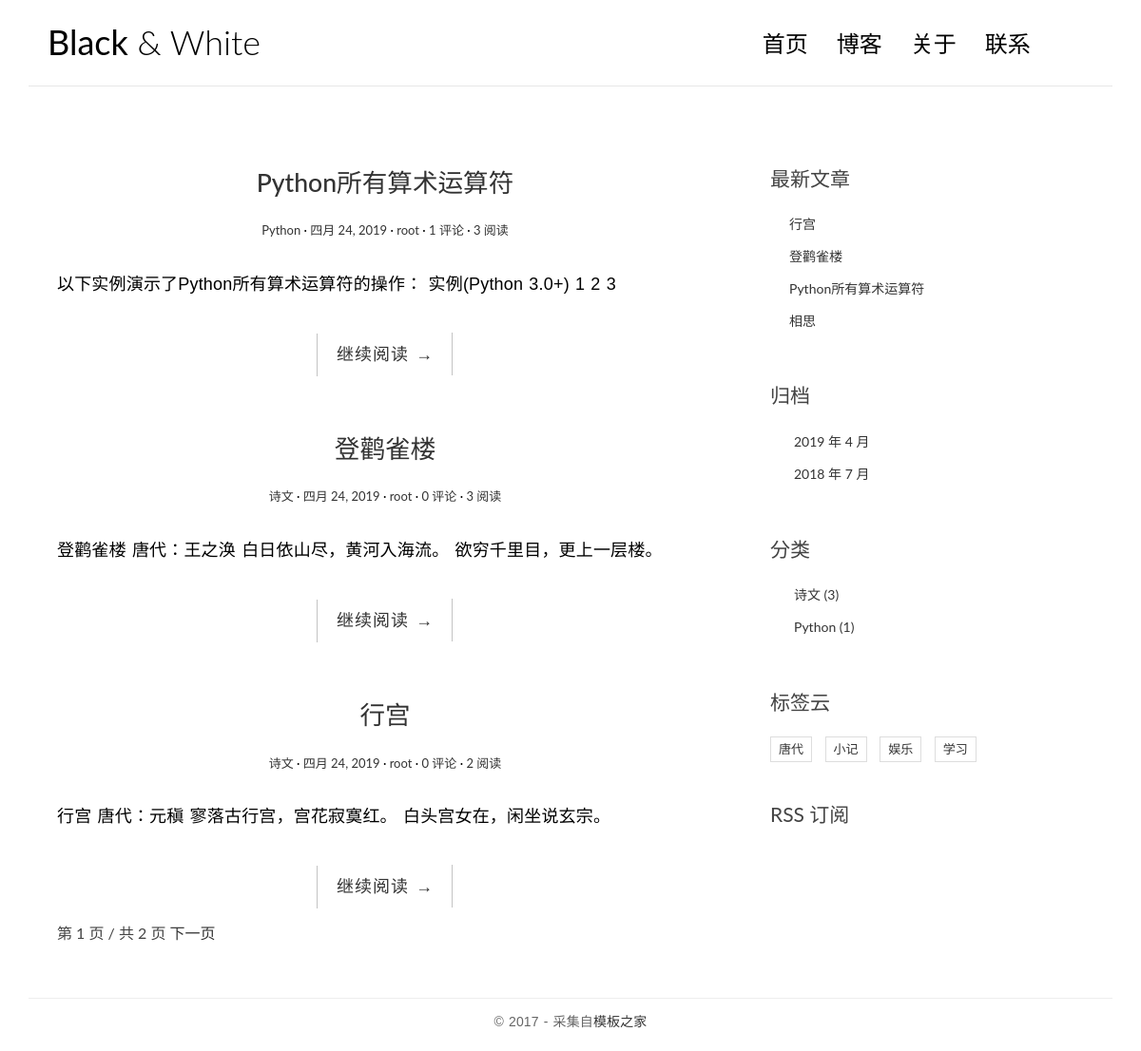
The app's page /, older data.
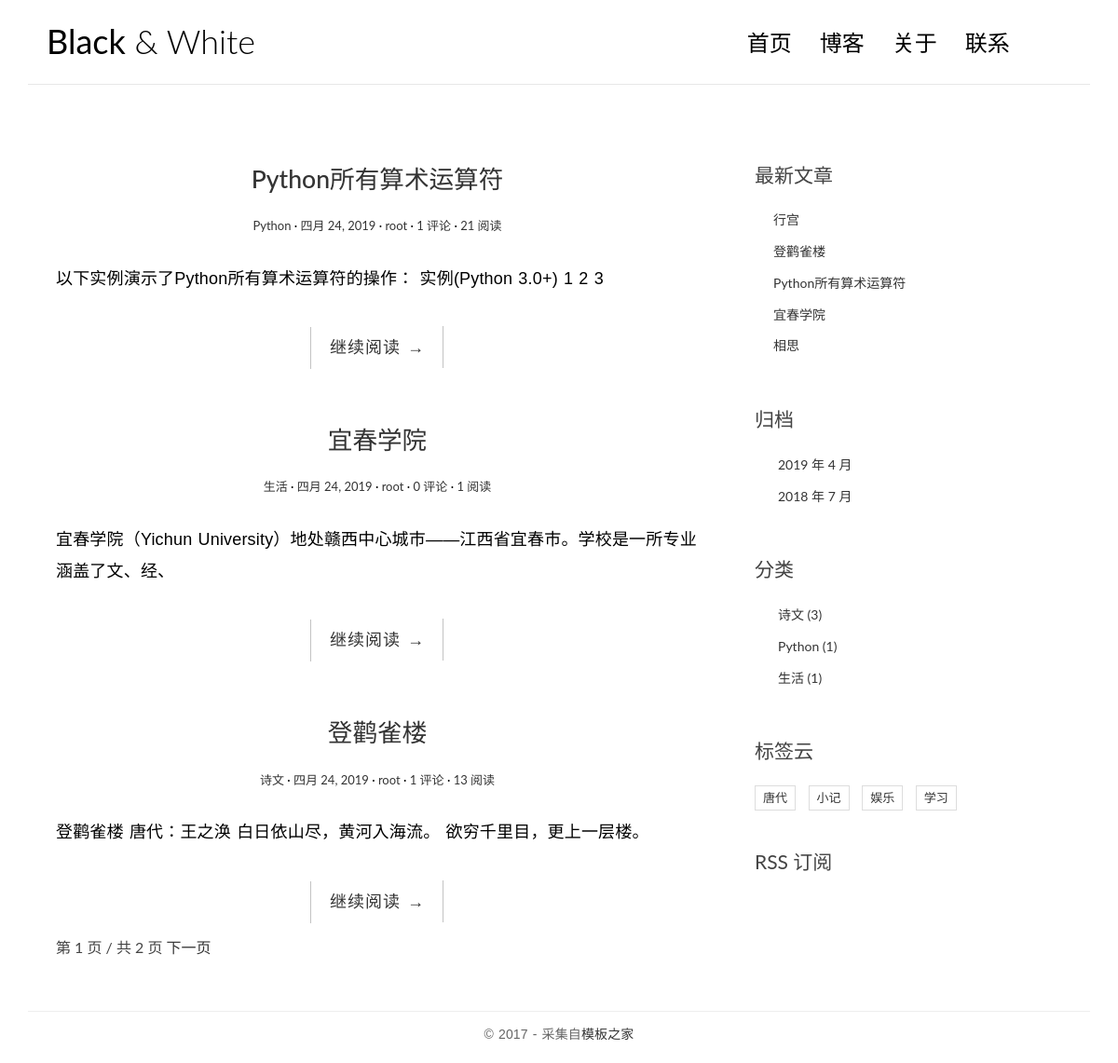
The same page, newer data.
### blog/models.py (models this page shows, shortened)
class Post(models.Model):
    title = models.CharField(max_length=100)
    body = models.TextField()
    created_time = models.DateField()
    modified_time = models.DateField(blank=True)
    category = models.ForeignKey(Category)
    tags = models.ManyToManyField(Tag,blank=True)
    author = models.ForeignKey(User)
    views = models.PositiveIntegerField(default=0)
    excerpt = models.CharField(max_length=200, blank=True)
    def get_absolute_url(self):
        return reverse('blog:detail',kwargs={'pk':self.pk})
    class Meta:
        ordering = ['-created_time','title']

class Category(models.Model):
    name = models.CharField(max_length=100)
    def __str__(self):
        return self.name

class Tag(models.Model):
    name = models.CharField(max_length=100)

### blog/views.py (the view)
# urls.py: url(r'^$', views.IndexView.as_view(), name='index'),
class IndexView(ListView):
    model = Post
    template_name = 'blog/index.html'
    context_object_name = 'post_list'
    paginate_by = 3

### blog/templatetags/blog_tags.py (called while the page is built)
@register.simple_tag
def get_recent_posts(num=5):
    return Post.objects.all().order_by('-created_time')[:num]

@register.simple_tag
def archive():
    return Post.objects.dates('created_time','month',order='DESC')

@register.simple_tag
def get_categories():
    return Category.objects.annotate(num_posts=Count('post')).filter(num_posts__gt=0)

@register.simple_tag
def get_tags():
    return Tag.objects.annotate(num_posts=Count('post')).filter(num_posts__gt=0)

### templates/blog/index.html (shortened to what this page needs)
{% extends 'base.html'%}
{% block main %}
{% for post in post_list%}
<article class="post post-{{ post.pk }}">
	<header class="entry-header">
		<h1 class="entry-title">
			<a href="{{ post.get_absolute_url }}">{{ post.title }}</a>
		</h1>
		<div class="entry-meta">
			<span class="post-category"><a href="{{ post.get_absolute_url }}">{{ post.category }}</a></span>
			<span class="post-date"><a href="{{ post.get_absolute_url }}"><time class="entry-date"
											    datetime="{{ post.created_time }}">{{ post.created_time }}</time></a></span>
			<span class="post-author"><a href="{{ post.get_absolute_url }}">{{ post.author }}</a></span>
			<span class="comments-link"><a href="{{ post.get_absolute_url }}">{{ post.comment_set.count }} 评论</a></span>
			<span class="views-count"><a href="{{ post.get_absolute_url }}">{{ post.views }} 阅读</a></span>
		</div>
	</header>
	<div class="entry-content clearfix">
		<p>{{ post.excerpt }}</p>
		<div class="read-more cl-effect-14">
			<a href="{{ post.get_absolute_url }}" class="more-link">继续阅读 <span class="meta-nav">→</span></a>
		</div>
	</div>
</article>
{% empty %}
<div class="no-post">暂时还没有发布的文章！</div>
{% endfor %}
{% if is_paginated %}
<div class="pagination-simple">
	<span class="current">第 {{ page_obj.number }} 页 / 共 {{ paginator.num_pages }} 页</span>
	{% if page_obj.has_next %}
	<a href="?page={{ page_obj.next_page_number }}">下一页</a>
	{% endif %}
</div>
{% endif %}
{% endblock main %}

### templates/base.html (shortened to what this page needs)
{% load staticfiles %}
{% load blog_tags %}
<!DOCTYPE html>
<html>
	<head>
		<link rel="stylesheet" href="{% static 'blog/css/bootstrap.min.css'%}">
		<link rel="stylesheet" href="{% static 'blog/css/pace.css'%}">
		<link rel="stylesheet" href="{% static 'blog/css/custom.css'%}">
		<link rel="stylesheet" href="{% static 'blog/css/highlights/github.css'%}">
		<link rel="stylesheet" href="http://code.ionicframework.com/ionicons/2.0.1/css/ionicons.min.css">
	</head>
	<body>
		<div class="container">
			<header id="site-header">
				<div class="row">
					<div class="col-md-4 col-sm-5 col-xs-8">
						<div class="logo">
							<h1><a href="{% url 'blog:index'%}"><b>Black</b> &amp; White</a></h1>
						</div>
					</div>
					<div class="col-md-8 col-sm-7 col-xs-4">
						<nav class="main-nav" role="navigation">
							<div class="collapse navbar-collapse" id="bs-example-navbar-collapse-1">
								<ul class="nav navbar-nav navbar-right">
									<li class="cl-effect-11"><a href="{% url 'blog:index'%}" data-hover="首页">首页</a></li>
									<li class="cl-effect-11"><a href="{% url 'blog:more'%}" data-hover="博客">博客</a></li>
									<li class="cl-effect-11"><a href="{% url 'blog:about'%}" data-hover="关于">关于</a></li>
									<li class="cl-effect-11"><a href="contact.html" data-hover="联系">联系</a></li>
								</ul>
							</div>
						</nav>
					</div>
				</div>
			</header>
		</div>
		<div class="content-body">
			<div class="container">
				<div class="row">
					<main class="col-md-8">
						{% block main %}
						{% endblock main%}
					</main>
					<aside class="col-md-4">
						<div class="widget widget-recent-posts">
							{% get_recent_posts as posts_list%}
							<h3 class="widget-title">最新文章</h3>
							<ul>
								{% for rpost in posts_list%}
								<li>
									<a href="{{ rpost.get_absolute_url }}">{{rpost.title}}</a>
								</li>
								{% empty %}
								<div>没有数据</div>
								{% endfor %}
							</ul>
						</div>
						<div class="widget widget-archives">
							{% archive as date_list%}
							<h3 class="widget-title">归档</h3>
							<ul>
								{% for date in date_list %}
								<li>
									<a href="{% url 'blog:archives' date.year date.month %}">{{ date.year }} 年 {{ date.month }} 月</a>
								</li>
								{% endfor %}
							</ul>
						</div>
						<div class="widget widget-category">
							{% get_categories as categories_list%}
							<h3 class="widget-title">分类</h3>
							<ul>
								{% for category in categories_list %}
								<li>
									<a href="{% url 'blog:category' category.pk %}">{{ category.name }} <span class="post-count">({{ category.num_posts }})</span></a>
								</li>
								{% empty %}
								暂无分类！
								{% endfor %}
							</ul>
						</div>
						<div class="widget widget-tag-cloud">
							<h3 class="widget-title">标签云</h3>
							{% get_tags as tag_list %}
							<ul>
								{% for tag in tag_list %}
								<li>
									<a href="{% url 'blog:tag' tag.pk %}">{{ tag.name }}</a>
								</li>
								{% empty %}
								暂无标签
								{% endfor %}
							</ul>
						</div>
						<div class="rss">
							<a href="{% url 'rss' %}"> RSS 订阅</a>
						</div>
					</aside>
				</div>
			</div>
		</div>
		<footer id="site-footer">
			<div class="container">
				<div class="row">
					<div class="col-md-12">
						<p class="copyright">&copy 2017 - 采集自<a href="http://www.cssmoban.com/"
											   target="_blank" title="模板之家">模板之家</a>
						</p>
					</div>
				</div>
			</div>
		</footer>
	</body>
</html>

### blog/static/blog/css/custom.css (style rules this page uses)
* { outline: none; }
h1, h2, h3, h4, h5, h6 { margin-top: 0; }
b { font-weight: 400; }
a { color: #333; }
body { color: #444; font-family: 'Lato', sans-serif; }
p { font-family: 'Ubuntu', sans-serif; font-weight: 400; word-spacing: 1px; letter-spacing: 0.01em; }
#site-header { background-color: #FFF; padding: 25px 20px; margin-bottom: 40px; border-bottom: 1px solid #e7e7e7; }
.logo h1 a { color: #000; }
.logo h1 { margin: 0; font-family: 'Lato', sans-serif; font-weight: 300; }
.main-nav { margin-top: 11px; max-width: 95%; }
.main-nav a { color: #000000 !important; padding: 0 0 5px 0 !important; margin-right: 30px; font-family: 'Lato', sans-serif; font-weight: 300; font-size: 24px; }
.cl-effect-11 a { padding: 10px 0; color: #0972b4; text-shadow: none; }
.cl-effect-11 a::before { position: absolute; top: 0; left: 0; overflow: hidden; padding: 0 0 5px 0 !important; max-width: 0; border-bottom: 1px solid #000; color: #000; content: attr(data-hover); white-space: nowrap; -webkit-transition: max-width 0.5s; -moz-transition: max-width 0.5s; transition: max-width 0.5s; }
.content-body { padding-bottom: 4em; }
.post { background: #fff; padding: 30px 30px 0; }
.entry-title { text-align: center; font-size: 1.9em; margin-bottom: 20px; line-height: 1.6; padding: 10px 20px 0; }
.entry-meta { text-align: center; color: #DDDDDD; font-size: 13px; margin-bottom: 30px; }
.entry-content { font-size: 18px; line-height: 1.9; font-weight: 300; color: #000; }
.post-category::after, .post-date::after, .post-author::after, .comments-link::after { content: ' ·'; color: #000; }
.read-more { font-family: 'Ubuntu', sans-serif; font-weight: 400; word-spacing: 1px; letter-spacing: 0.01em; text-align: center; margin-top: 20px; }
.cl-effect-14 a { padding: 0 20px; height: 45px; line-height: 45px; position: relative; display: inline-block; margin: 15px 25px; letter-spacing: 1px; font-weight: 400; text-shadow: 0 0 1px rgba(255, 255, 255, 0.3); }
.cl-effect-14 a::before, .cl-effect-14 a::after { position: absolute; width: 45px; height: 1px; background: #C3C3C3; content: ''; -webkit-transition: all 0.3s; -moz-transition: all 0.3s; transition: all 0.3s; pointer-events: none; }
.cl-effect-14 a::before { top: 0; left: 0; -webkit-transform: rotate(90deg); -moz-transform: rotate(90deg); transform: rotate(90deg); -webkit-transform-origin: 0 0; -moz-transform-origin: 0 0; transform-origin: 0 0; }
.cl-effect-14 a::after { right: 0; bottom: 0; -webkit-transform: rotate(90deg); -moz-transform: rotate(90deg); transform: rotate(90deg); -webkit-transform-origin: 100% 0; -moz-transform-origin: 100% 0; transform-origin: 100% 0; }
.widget { background: #fff; padding: 30px 0 0; }
.widget-title { font-size: 1.5em; margin-bottom: 20px; line-height: 1.6; padding: 10px 0 0; font-weight: 400; }
.widget-recent-posts ul { padding: 0; margin: 0; padding-left: 20px; }
.widget-recent-posts ul li { list-style-type: none; position: relative; line-height: 170%; margin-bottom: 10px; }
.widget-recent-posts ul li::before { content: '\f3d3'; font-family: "Ionicons"; position: absolute; left: -17px; top: 3px; font-size: 16px; color: #000; }
.widget-archives ul { padding: 0; margin: 0; padding-left: 25px; }
.widget-archives ul li { list-style-type: none; position: relative; line-height: 170%; margin-bottom: 10px; }
.widget-archives ul li::before { content: '\f3f3'; font-family: "Ionicons"; position: absolute; left: -25px; top: 1px; font-size: 16px; color: #000; }
.widget-category ul { padding: 0; margin: 0; padding-left: 25px; }
.widget-category ul li { list-style-type: none; position: relative; line-height: 170%; margin-bottom: 10px; }
.widget-category ul li::before { content: '\f3fe'; font-family: "Ionicons"; position: absolute; left: -25px; top: 1px; font-size: 18px; color: #000; }
.widget-tag-cloud ul { padding: 0; margin: 0; margin-right: -10px; }
.widget-tag-cloud ul li { list-style-type: none; font-size: 13px; display: inline-block; margin-right: 10px; margin-bottom: 10px; padding: 3px 8px; border: 1px solid #ddd; }
.rss { font-size: 21px; margin-top: 30px; }
.rss a { color: #444; }
#site-footer { padding-top: 10px; padding: 0 0 1.5em 0; }
.copyright { text-align: center; padding-top: 1em; margin: 0; border-top: 1px solid #eee; color: #666; }
.pagination-simple { padding-left: 30px; font-size: 16px; }

Row changes from the older to the newer data that the page shows:
no longer on one of the page's lists (row edited): Post: title "行宫", category "诗文", created_time "四月 24, 2019", author "root", comment_set.count "0", views "2", excerpt "行宫 唐代：元稹 寥落古行宫，宫花寂寞红。 白头宫女在，闲坐说玄宗。"
changed Post "Python所有算术运算符": views "3" → "21"
added Post: title "宜春学院", category "生活", created_time "四月 24, 2019", author "root", comment_set.count "0", views "1", excerpt "宜春学院（Yichun University）地处赣西中心城市——江西省宜春市。学校是一所专业涵盖了文、经、"
changed Post "登鹳雀楼": comment_set.count "0" → "1"; views "3" → "13"
added Category: name "生活", num_posts "1"
